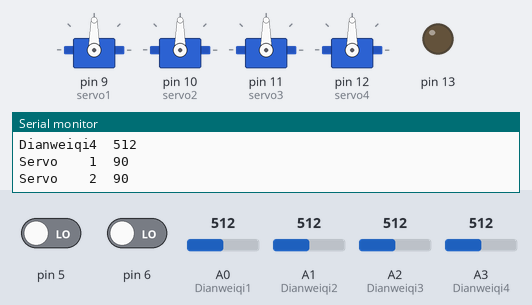
A sketch run on a simulated Arduino Uno, built with avr-gcc and run on an emulated ATmega328P. On the bench: 4 × servo, output pins drawn as LEDs (lit = HIGH), the last lines printed to the serial monitor. Dashed ring = blinking. The test bench sets the inputs (shaded band); at power-on: pin 5 LOW, pin 6 LOW, A0 (Dianweiqi1) = 512, A1 (Dianweiqi2) = 512, A2 (Dianweiqi3) = 512, A3 (Dianweiqi4) = 512.

Above: at 1.2 s.
1.3 s: pin 5 driven HIGH
At 1.58 s:
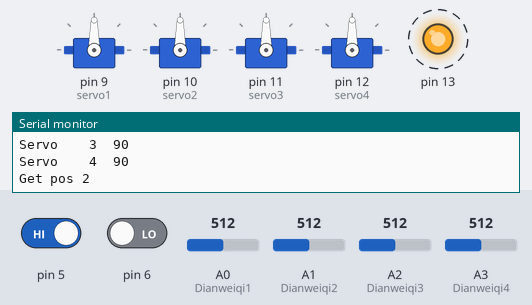
4.3 s: pin 6 driven HIGH
At 5.8 s:
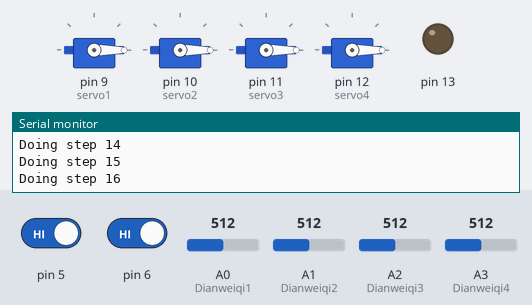
Timing chart, 0 to 13.3 s (numbered marks = the images above; inputs shaded):
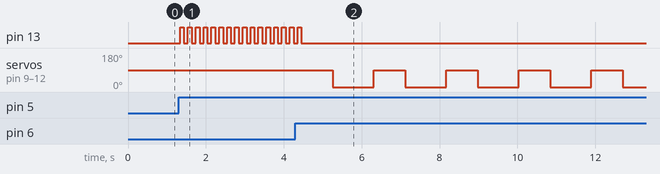

Measured:
- after the input at 1.3 s, pin 13: alternates HIGH for 0.10 s and LOW for 0.10 s, starting at once
- after the input at 4.3 s, pin 13: goes on until 4.5 s, then stays LOW; servo on pin 9 (servo1), servo on pin 10 (servo2), servo on pin 11 (servo3), servo on pin 12 (servo4): alternates 90° for 0.81 s and 0° for 1.1 s, starting after 0.96 s

The sketch:

_11.5.ino
```cpp
#include <Servo.h>
Servo servo1;
Servo servo2;
Servo servo3;
Servo servo4;
const int top=200;//动作组存储上限
int myInts1[top],myInts2[top],myInts3[top],myInts4[top];//存储动作组的数组
int i=0,n=0;//动作组的序数
int pos1=0,pos2=0,pos3=0,pos4=0;
int a1=0,a2=0,a3=0,a4=0;
const int Dianweiqi1 = A0;//定义电位器1接A引脚
const int Dianweiqi2 = A1;//定义电位器2引脚
const int Dianweiqi3 = A2;
const int Dianweiqi4 = A3;
void goservo();
void Read();
void Map();
void setup(){
  Serial.begin(9600);
  pinMode(6,INPUT);//按键执行动作组
  pinMode(5,INPUT);//按键存储角度
  pinMode(Dianweiqi1,INPUT);//定义电位器输入
  pinMode(Dianweiqi2,INPUT);
  pinMode(Dianweiqi3,INPUT);
  pinMode(Dianweiqi4,INPUT);
  pinMode(13,OUTPUT);//指示灯
  digitalWrite(13,LOW);
  servo1.attach(9);
  servo2.attach(10);
  servo3.attach(11);
  servo4.attach(12);

}

void loop(){
  Read();
  Map();
  Serial.println(String("Dianweiqi1  ")+a1);
  Serial.println(String("Dianweiqi2  ")+a2);
  Serial.println(String("Dianweiqi3  ")+a3);
  Serial.println(String("Dianweiqi4  ")+a4);
  Serial.println(String("Servo    1  ")+pos1);
  Serial.println(String("Servo    2  ")+pos2);
  Serial.println(String("Servo    3  ")+pos3);
  Serial.println(String("Servo    4  ")+pos4);
    servo1.write(pos1);
    servo2.write(pos2);
    servo3.write(pos3);
    servo4.write(pos4);
  delay(30);


  if(digitalRead(5) == HIGH)
  {
    myInts1[i] = pos1;
    myInts2[i] = pos2;
    myInts3[i] = pos3;
    myInts4[i] = pos4;
    i++;
    n=i;
    Serial.println(String("Get pos ")+i);
    digitalWrite(13,HIGH);
    delay(100);
    digitalWrite(13,LOW);
    }
      if(digitalRead(6) == HIGH)//按键后这里执行数组里面存储的动作组
        {   while(1)//死循环
              {
                for(i=0;i<=n;i++)
                  {
                    goservo();
                    Serial.println(String("Doing step ")+i);
                    delay(50);
                    }
          i=0;
          delay(1000);
          }
       }
}
void Read()
{
  a1 = analogRead(Dianweiqi1);
  a2 = analogRead(Dianweiqi2);
  a3 = analogRead(Dianweiqi3);
  a4 = analogRead(Dianweiqi4);
  }
void Map()
{
  pos1 = map(a1,0,1023,0,180);
  pos2 = map(a2,0,1023,0,180);
  pos3 = map(a3,0,1023,0,180);
  pos4 = map(a4,0,1023,0,180);
  }
void goservo()
{
       pos1 = myInts1[i];
       pos2 = myInts2[i];
       pos3 = myInts3[i];
       pos4 = myInts4[i];
       servo1.write(pos1);
       servo2.write(pos2);
       servo3.write(pos3);
       servo4.write(pos4);
  }
```
